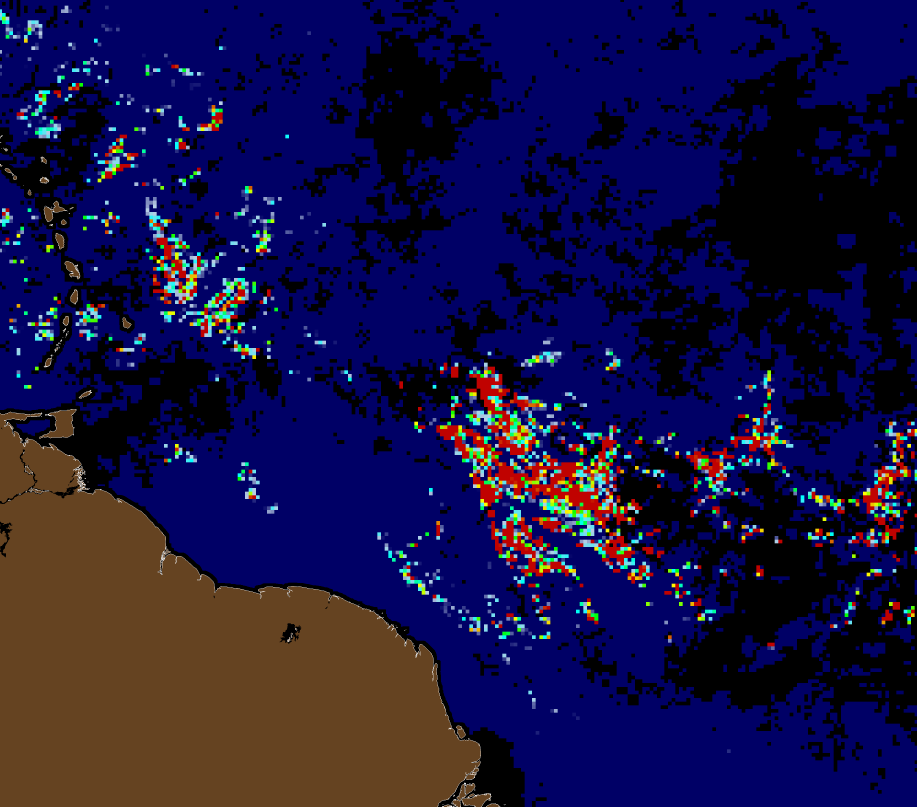
#> input picture SaWSdata/C20241772024183.1KM.C_ATLANTIC.7DAY.L3D.FA_UNET_DENSITY.png, 2750 x 2420 px, found by its file name (shown at 1/3 size)
$ jupyter execute --allow-errors NOTEBOOK.ipynb
#> lines starting #> are read from the running program, lines starting #| are printed output that depends on the picture; after the words box and inside, x2 and y2 are one past the last pixel; in counts of white or black regions, pixels touching at a corner belong together
# *SARGASSUM* GROWTH DURING TRANSPORT

This notebook guides you through the process of modelling growth of *Sargassum* rafts during transport in the Atlantic Ocean. The aim of this project was to create a customizable *Sargassum* growth model to be included in Lagrangian simulations using **Parcels**. Customizability is essential as emperical studies report varying maximal growth rates and types of physicochemical limitations. Additionally, three genotypes of *Sargassum* exist in Atlantic Ocean which seem to behave differently. Variables as maximum growth rate and optimal temperature can therefore be easily adapted in this growth model. The notebook is build up by the following steps:
- Defining the limitation functions on growth by physico-chemical factors
- Creating a map of Sargassum locations based on satellite detections from the Sargassum Watch System (SaWS)
- Combining all the required data fields for *Sargassum* simulation as a fieldset
- Defining *Sargassum* rafts as particles for a simulation with related characteristic variables
- Setting up the operational kernels to describe *Sargassum* behaviour
- Executing the simulation
- Visualizing the output

We start by importing the relevant packages.

[cell 1]
#Importing relevent packages
import parcels
import xarray as xr
import matplotlib.pyplot as plt
import numpy as np
from scipy.special import erfc
import cartopy.crs as ccrs
import cartopy.feature
import cmocean.cm as cmo
from datetime import datetime, timedelta

## Defining the limitation functions on growth by physico-chemical factors

The growth of _Sargassum_ is known to be limited by for example oceanic conditions and nutrient availability. Some of the most important factors limiting Sargassum growth are temperature, salinity and nitrogen availability. The reducing effect on growth by these factors implemented in this model as **growth factors**, ranging between 0 (meaning no growth and maximum limitation) and 1 (meaning maximum growth and no limitation). A lot of uncertainty remains about the exact dependencies of Sargassum on these parameters. Tweeking these model parameters can alter the change in biomass.

[cell 2]
#RATES
maximum_growth_rate = 0.095 #doublings/day (Magana-Gallegos et al., 2023)
mortality_rate = 0.025      #relative loss/day

#Minimum, maximum and optimal temperature
T_min = 20      #degC (Jouanno et al., 2025)
T_max = 31      #degC (Jouanno et al., 2025)
T_opt = 27.5    #degC (Jouanno et al., 2025)

#Nitrogen half saturation constant
k_N  = 0.001 #mmol/m3

#Optimal salinity
S_opt = 36 #psu (Jouanno et al., 2025)

The figure below visualizes the dependencies of Sargassum growth on the various physico-chemical factors, which are determined by the model paramters selected in the previous cell.

[cell 3]
#Variable initialization
T = np.arange(14,38,0.5)
N = np.arange(0.00001,0.1,0.00001)
S = np.arange(20,40,0.05)

#Growth factor curves
T_x = np.full_like(T,T_min)
T_x[T > T_opt] = T_max
growth_factor_T = np.exp(-2 * ((T - T_opt) /(T_x - T_opt))**2 )
growth_factor_N = N / (N + k_N)
growth_factor_S = np.exp(-0.02 * (S_opt - S)**2)

#Figure
fig_growthcurves, ((ax1, ax2), (ax3, ax4)) = plt.subplots(2, 2, figsize=(10, 7))

#Growth rate & mortality rate
rates = [maximum_growth_rate, mortality_rate]
labels = ['Max. growth rate', 'Mortality rate']
ax1.bar(labels, rates, color=['olivedrab', 'goldenrod'], alpha=0.7)
ax1.set_ylabel('Rate')
ax1.set_title('Growth & mortality rate')
ax1.grid(alpha=0.3, linestyle='--', axis='y')

#Temperature
ax2.plot(T, growth_factor_T, label=f'Jouanno et al. (2025)', c = 'cadetblue')
ax2.set_xlabel('Temperature [°C]')
ax2.set_ylabel('Growth factor')
ax2.set_title('Dependency on temperature')
ax2.grid(alpha=0.3, linestyle='--')
ax2.legend(loc='upper left')
ax2.set_xlim(15,37)

#Nitrogen concentration
ax3.plot(N, growth_factor_N, label = f'Monod equation with k$_N$= {k_N}', color='indianred')
ax3.set_xlabel('Nitrate concentration [$mmol / m^3$]')
ax3.set_ylabel('Growth factor')
ax3.set_title(f'Dependency on NO$_3$ concentration')
ax3.legend(loc='lower right')
ax3.grid(alpha=0.3, linestyle='--')
ax3.set_xlim(-0.001,0.1)

#Salinity concentration
ax4.plot(S, growth_factor_S, label = f' Jouanno et al. (2025)', color='purple')
ax4.set_xlabel('Salinity [$psu$]')
ax4.set_ylabel('Growth factor')
ax4.set_title(f'Dependency on salinity' )
ax4.legend()
ax4.grid(alpha=0.3, linestyle='--')
ax4.set_xlim(20,40)

plt.tight_layout()
plt.show()
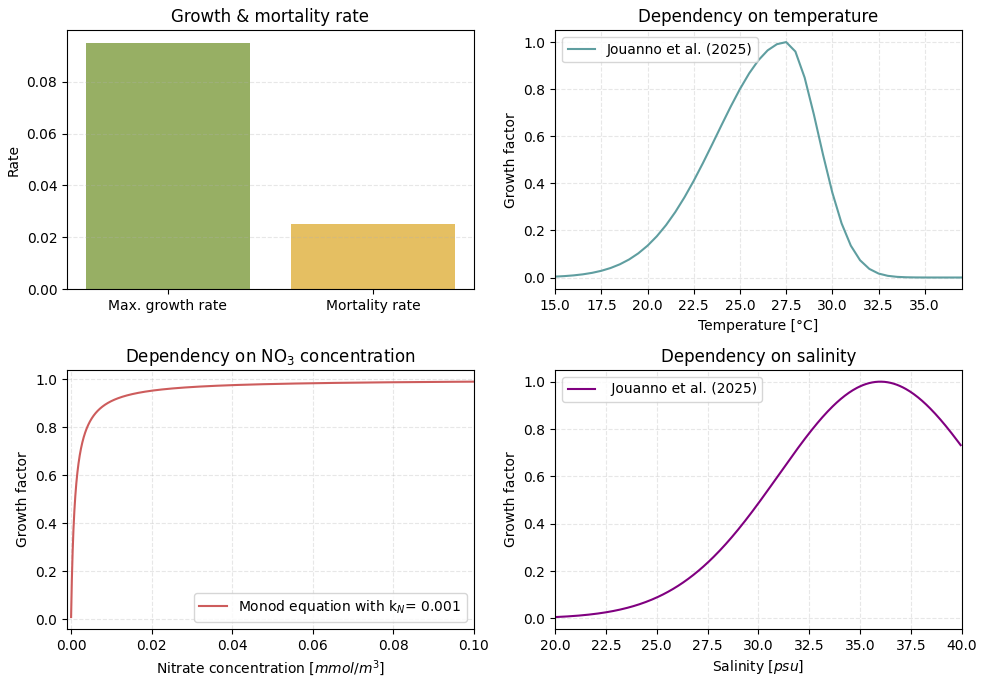
#> figure drawn by matplotlib, 4 panels; panel 2: curve peaks at x = 27.5, y = 1; panel 3: curve peaks at x = 0.1, y = 0.99; panel 4: curve peaks at x = 36, y = 1

## Creating a map of *Sargassum* locations based on satellite detections

To initialize Sargassum particles at locations where actual Sargassum has been detected, we use satellite images of the Sargassum Watch System (SaWS) of the University of South-Florida.  We use the composite FA-UNET-DENSITY-7DAY images, which show the floating algae (FA) density, in terms of percentage of area cover. A value of 0.1 on the color bar indicates 0.1\% surface area coverage by floating algae in that location. The FA density is calculated as a mean of the 7 past days, and is based on the U-Net method described by Hu et al. (2023). The function in the following cell was created to create a Sargassum release grid based on these SaWS satellite images.

[cell 4]
def sarg_grid_from_sat(image_name, north, south, east, west, coarse=False):

    #Loading the image as an RGB array
#> called with north = 22, south = 0, east = -38, west = -63, coarse = True
    from PIL import Image
    img = Image.open(image_name).convert("RGB")
#> img is the input picture: PIL image 2750x2420 RGB; mean R, G, B 23.6, 17.8, 66.4
    img_array = np.array(img)

    #Computing brightness by approximating average or weighted sum of RGB
    brightness = img_array.mean(axis=2)
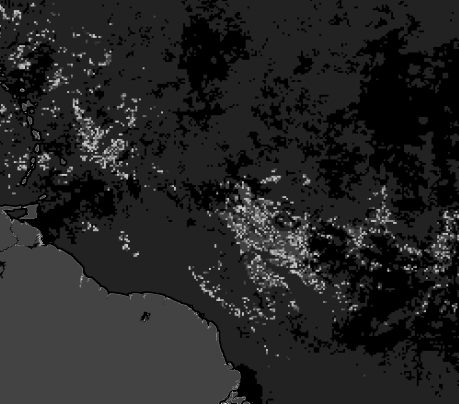
#> brightness: shape (2420, 2750) float64 (shown at 1/6 size); min 0, max 255, mean 35.9

    #Creating a land mask based on the brown color of landmass
    r, g, b = img_array[:,:,0], img_array[:,:,1], img_array[:,:,2]
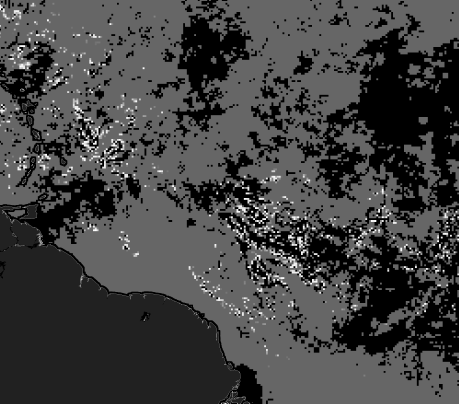
#> b: shape (2420, 2750) (shown at 1/6 size); min 0, max 255, mean 66.4

    #Brown tends to be dark, reddish, and not too saturated
    land_mask = (
        (r > 60) & (r < 160) &          # moderate red
        (g > 30) & (g < 110) &          # moderate green
        (b < 70) &                      # low blue
        (brightness < 120) &            # exclude bright oranges
        ((r - g) > 15) &                # red clearly higher than green
        ((r - b) > 40)                  # red much higher than blue
        )
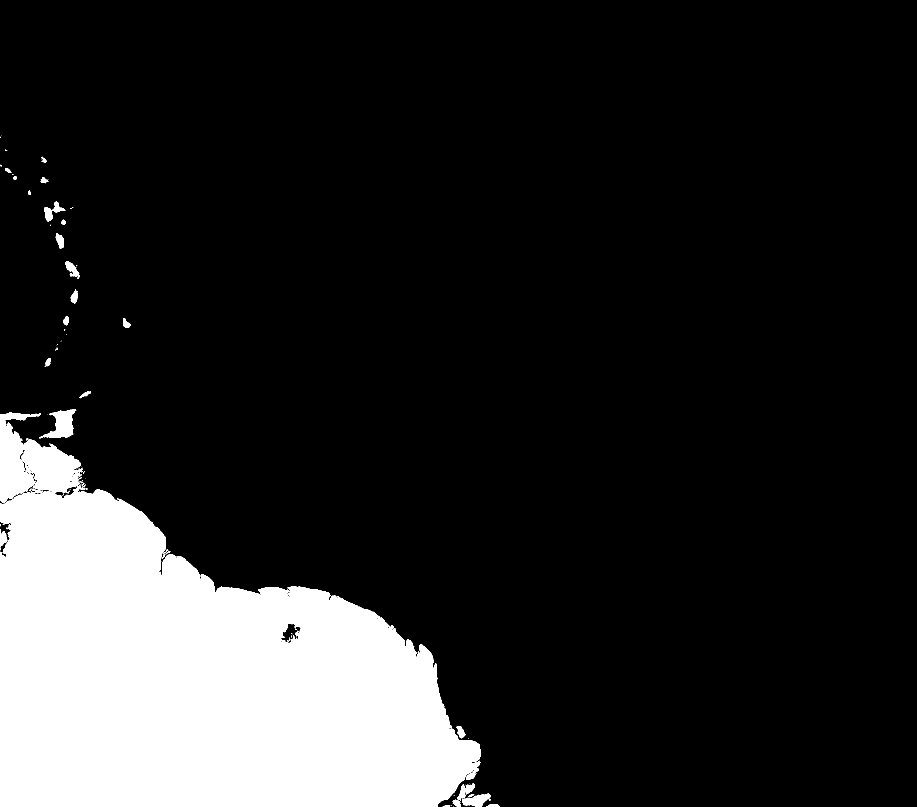
#> land_mask: shape (2420, 2750) bool (shown at 1/3 size); 15.5% white; 121 white regions (81 under 20 px), largest, box (x1, y1, x2, y2) and area: (0, 1236, 1442, 2420) 1017347, (118, 1228, 229, 1315) 4647, (1386, 2380, 1473, 2420) 1933
    #Expanding land mask with binary_dilation method by 20 pixels (~20 km as 1 pixel ~ 1 km resolution)
    from scipy.ndimage import binary_dilation
    expanded_land_mask = binary_dilation(land_mask, iterations=20)
#> expanded_land_mask: shape (2420, 2750) bool; 17.1% white; 12 white regions, largest, box (x1, y1, x2, y2) and area: (0, 1208, 1519, 2420) 1094218, (112, 584, 240, 767) 12242, (175, 764, 260, 930) 7999

    #Setting threshold to get binary mask - set at 60 to include bright pixels and especially also red pixels
    threshold = 60
    binary_mask = (brightness > threshold).astype(int)
#> binary_mask: shape (2420, 2750) int64; values 0 (black) and 1 (white), 21.3% white; 379 white regions (53 under 20 px), largest, box (x1, y1, x2, y2) and area: (0, 1235, 1443, 2420) 1023898, (1309, 1088, 1927, 1718) 123884, (437, 591, 635, 912) 22495

    #Applying the expaned land mask on binary mask
    binary_mask[expanded_land_mask] = 0
#> binary_mask: shape (2420, 2750) int64; values 0 (black) and 1 (white), 5.6% white; 293 white regions (4 under 20 px), largest, box (x1, y1, x2, y2) and area: (1309, 1088, 1927, 1718) 123884, (437, 591, 635, 912) 22495, (1463, 1508, 1739, 1762) 22199

    #Creating coordinate grids based on bounding boxes
    height, width = binary_mask.shape
    lats = np.linspace(north, south, height)
    lons = np.linspace(west, east, width)

    #Creating 2D coordinate grids
    lon_grid, lat_grid = np.meshgrid(lons, lats)

    #Downsample with stride 2 (or other number) if you want to select less particles
    stride = 2 if coarse else 1
    mask = binary_mask[::stride, ::stride]
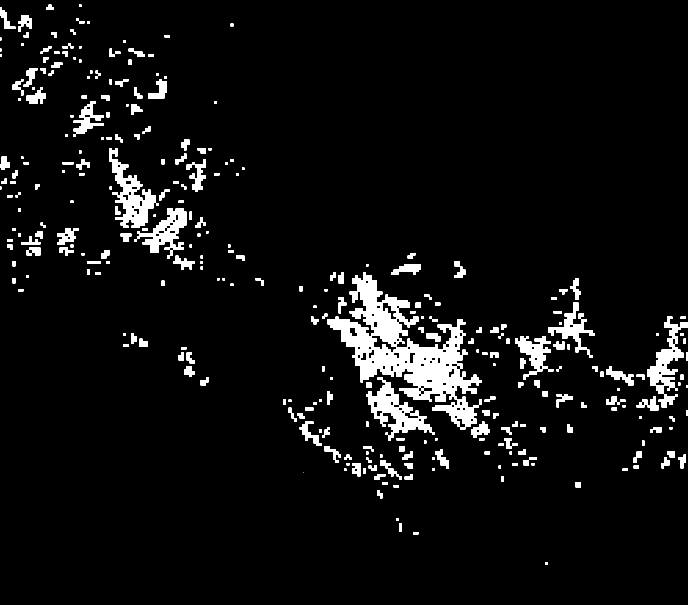
#> mask: shape (1210, 1375) int64 (shown at 1/2 size); values 0 (black) and 1 (white), 5.6% white; 290 white regions (6 under 20 px), largest, box (x1, y1, x2, y2) and area: (655, 544, 964, 859) 31031, (219, 296, 318, 456) 5590, (732, 754, 870, 881) 5555
    lat = lat_grid[::stride, ::stride]
    lon = lon_grid[::stride, ::stride]

    amount = int(mask.sum())
#> amount = 92988

    #Creating 2D grids of Sargassum release locations
    sarg_lon_grid = xr.DataArray(lon).where(mask == 1)
    sarg_lat_grid = xr.DataArray(lat).where(mask == 1)

    print('Shape of grid:', np.shape(sarg_lon_grid))

    #To prepare the grids as ParticleSet input, NaNs are removed and and arrays are ravelled (flattened)
    no_nan_mask = (~np.isnan(sarg_lon_grid)) & (~np.isnan(sarg_lat_grid))
    sarg_lon_grid = sarg_lon_grid.values[no_nan_mask].ravel()
    sarg_lat_grid = sarg_lat_grid.values[no_nan_mask].ravel()
    print('Reshaped grid as particle set:', np.shape(sarg_lon_grid))

    return sarg_lon_grid, sarg_lat_grid, amount

$ run again, with SaWSdata/C20242082024214.1KM.C_ATLANTIC.7DAY.L3D.FA_UNET_DENSITY.png copied over SaWSdata/C20241772024183.1KM.C_ATLANTIC.7DAY.L3D.FA_UNET_DENSITY.png
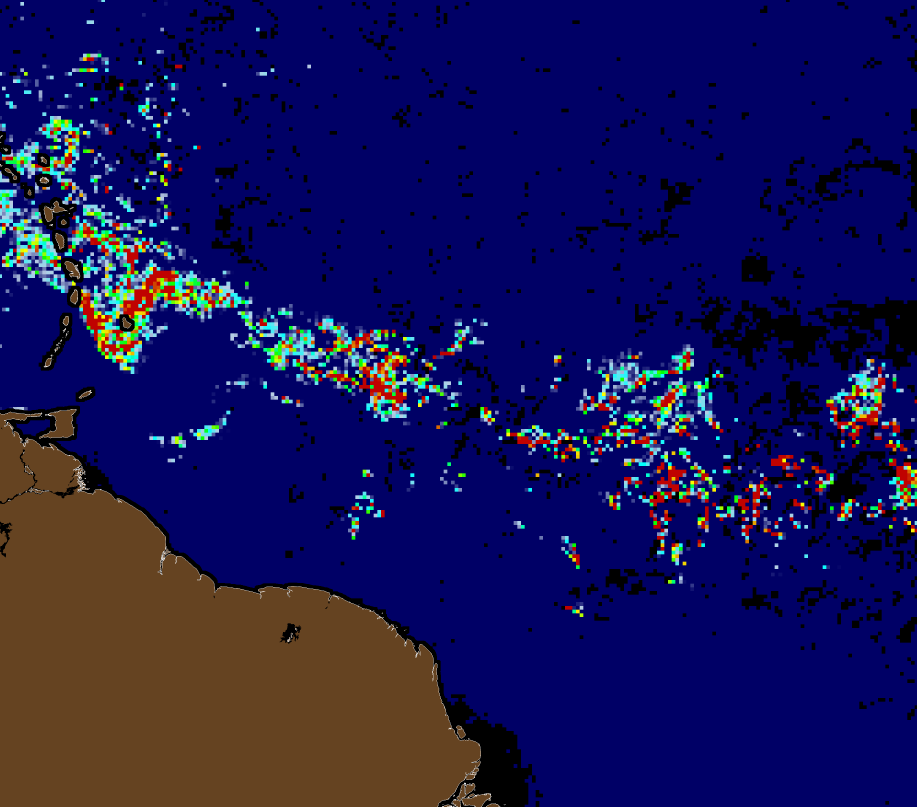
#> input picture SaWSdata/C20242082024214.1KM.C_ATLANTIC.7DAY.L3D.FA_UNET_DENSITY.png, 2750 x 2420 px, found by its file name (shown at 1/3 size)
#> in sarg_grid_from_sat, img is the input picture: PIL image 2750x2420 RGB; mean R, G, B 23.9, 20.4, 86
#> land_mask: shape (2420, 2750) bool; 15.5% white; 121 white regions (81 under 20 px), largest, box (x1, y1, x2, y2) and area: (0, 1236, 1442, 2420) 1017347, (118, 1228, 229, 1315) 4647, (1386, 2380, 1473, 2420) 1933
#> expanded_land_mask: shape (2420, 2750) bool; 17.1% white; 12 white regions, largest, box (x1, y1, x2, y2) and area: (0, 1208, 1519, 2420) 1094218, (112, 584, 240, 767) 12242, (175, 764, 260, 930) 7999
#> in sarg_grid_from_sat, `binary_mask = (brightness > threshold).astype(int)`:
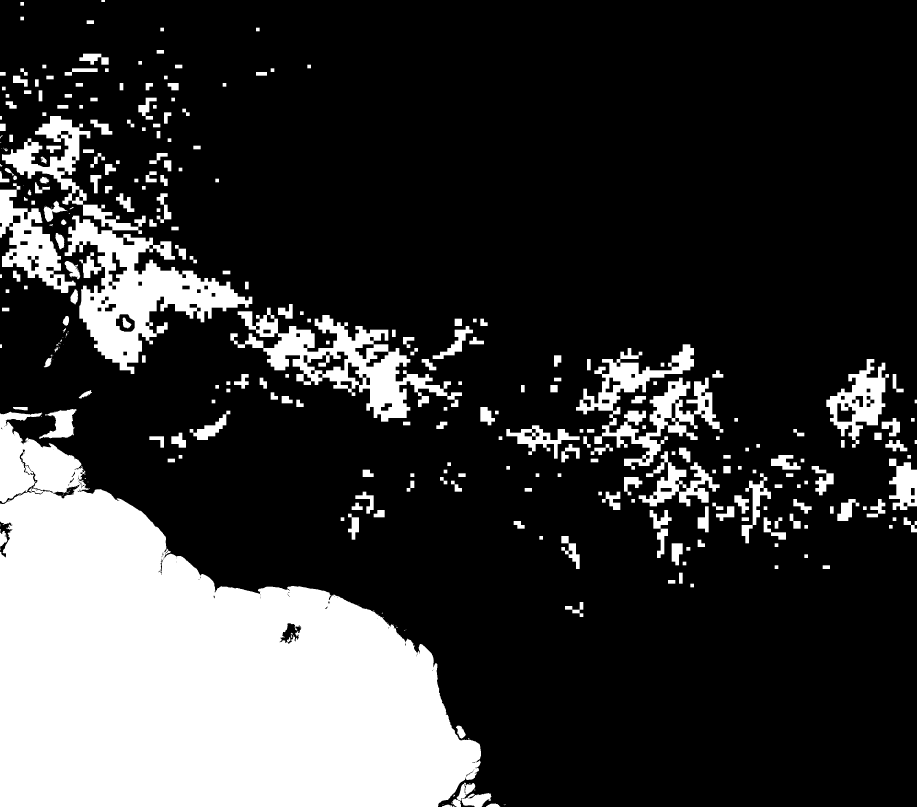
#> binary_mask: shape (2420, 2750) int64 (shown at 1/3 size); values 0 (black) and 1 (white), 22.1% white; 321 white regions (53 under 20 px), largest, box (x1, y1, x2, y2) and area: (0, 1235, 1443, 2420) 1023898, (6, 348, 757, 1122) 122091, (691, 923, 1386, 1265) 67904
#> in sarg_grid_from_sat, `mask = binary_mask[::stride, ::stride]`:
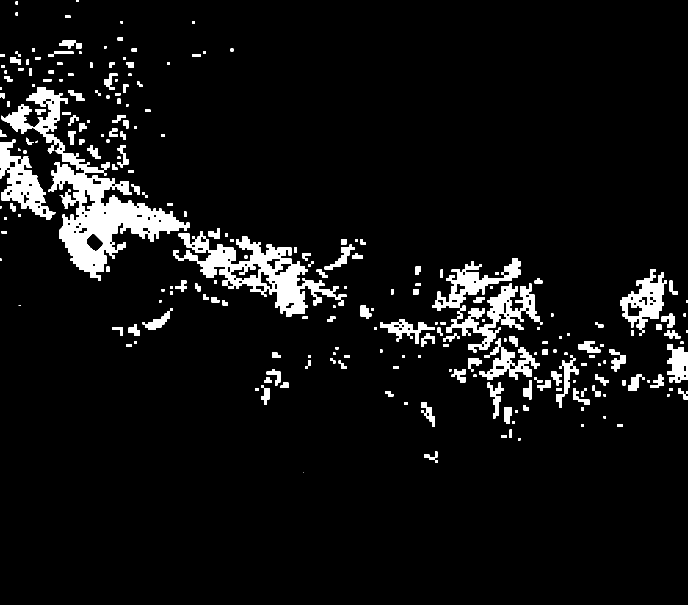
#> mask: shape (1210, 1375) int64 (shown at 1/2 size); values 0 (black) and 1 (white), 6.4% white; 233 white regions (9 under 20 px), largest, box (x1, y1, x2, y2) and area: (3, 174, 379, 561) 30096, (346, 462, 693, 633) 16902, (864, 517, 1085, 705) 12821
#> amount = 106575
